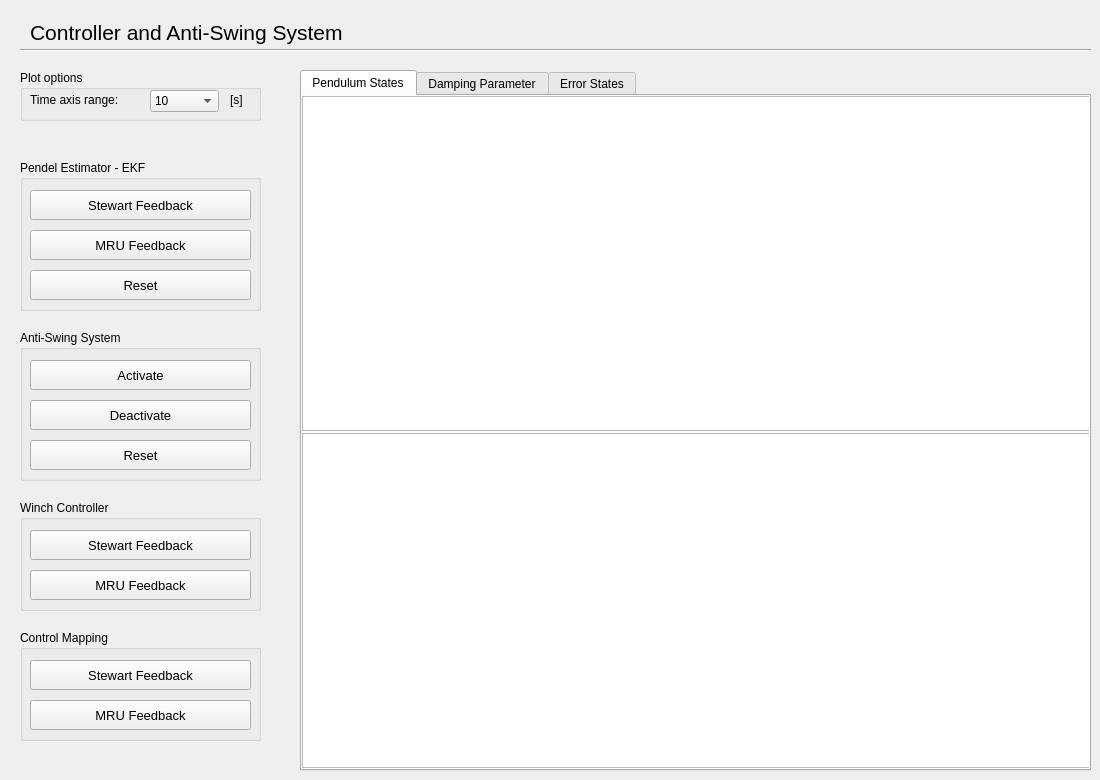
      <widget class="QWidget" name="tab_4">
       <attribute name="title">
        <string>Control Settings</string>
       </attribute>
       <widget class="QLabel" name="label_34">
        <property name="geometry">
         <rect>
          <x>30</x>
          <y>20</y>
          <width>581</width>
          <height>25</height>
         </rect>
        </property>
        <property name="font">
         <font>
          <pointsize>16</pointsize>
          <weight>50</weight>
          <bold>false</bold>
         </font>
        </property>
        <property name="text">
         <string>Controller and Anti-Swing System</string>
        </property>
       </widget>
       <widget class="Line" name="line_4">
        <property name="geometry">
         <rect>
          <x>20</x>
          <y>40</y>
          <width>1071</width>
          <height>21</height>
         </rect>
        </property>
        <property name="orientation">
         <enum>Qt::Horizontal</enum>
        </property>
       </widget>
       <widget class="QTabWidget" name="estimatedDampingPlot">
        <property name="geometry">
         <rect>
          <x>300</x>
          <y>70</y>
          <width>791</width>
          <height>701</height>
         </rect>
        </property>
        <property name="currentIndex">
         <number>0</number>
        </property>
        <property name="tabBarAutoHide">
         <bool>false</bool>
        </property>
        <widget class="QWidget" name="widget_3">
         <attribute name="title">
          <string>Pendulum States</string>
         </attribute>
         <widget class="GraphicsLayoutWidget" name="swingAnglesWidget">
          <property name="geometry">
           <rect>
            <x>0</x>
            <y>0</y>
            <width>791</width>
            <height>335</height>
           </rect>
          </property>
         </widget>
         <widget class="GraphicsLayoutWidget" name="swingVelocityWidget">
          <property name="geometry">
           <rect>
            <x>0</x>
            <y>337</y>
            <width>791</width>
            <height>335</height>
           </rect>
          </property>
         </widget>
        </widget>
        <widget class="QWidget" name="DampingParamter">
         <attribute name="title">
          <string>Damping Parameter</string>
         </attribute>
         <widget class="GraphicsLayoutWidget" name="dampingParamPlotWidget">
          <property name="geometry">
           <rect>
            <x>0</x>
            <y>0</y>
            <width>791</width>
            <height>671</height>
           </rect>
          </property>
         </widget>
        </widget>
        <widget class="QWidget" name="tab_10">
         <attribute name="title">
          <string>Error States</string>
         </attribute>
         <widget class="GraphicsLayoutWidget" name="errorStatePlotWidget">
          <property name="geometry">
           <rect>
            <x>0</x>
            <y>0</y>
            <width>791</width>
            <height>671</height>
           </rect>
          </property>
         </widget>
        </widget>
       </widget>
       <widget class="QGroupBox" name="groupBox_17">
        <property name="geometry">
         <rect>
          <x>20</x>
          <y>70</y>
          <width>241</width>
          <height>51</height>
         </rect>
        </property>
        <property name="title">
         <string>Plot options</string>
        </property>
        <widget class="QLabel" name="label_98">
         <property name="geometry">
          <rect>
           <x>10</x>
           <y>20</y>
           <width>101</width>
           <height>20</height>
          </rect>
         </property>
         <property name="text">
          <string>Time axis range:</string>
         </property>
         <property name="alignment">
          <set>Qt::AlignLeading|Qt::AlignLeft|Qt::AlignVCenter</set>
         </property>
        </widget>
        <widget class="QComboBox" name="antiSwayPlotRange">
         <property name="geometry">
          <rect>
           <x>130</x>
           <y>20</y>
           <width>69</width>
           <height>22</height>
          </rect>
         </property>
         <property name="currentText">
          <string>10</string>
         </property>
         <property name="currentIndex">
          <number>0</number>
         </property>
         <item>
          <property name="text">
           <string>10</string>
          </property>
         </item>
         <item>
          <property name="text">
           <string>20</string>
          </property>
         </item>
         <item>
          <property name="text">
           <string>30</string>
          </property>
         </item>
         <item>
          <property name="text">
           <string>40</string>
          </property>
         </item>
         <item>
          <property name="text">
           <string>50</string>
          </property>
         </item>
         <item>
          <property name="text">
           <string>60</string>
          </property>
         </item>
        </widget>
        <widget class="QLabel" name="label_99">
         <property name="geometry">
          <rect>
           <x>210</x>
           <y>20</y>
           <width>31</width>
           <height>20</height>
          </rect>
         </property>
         <property name="text">
          <string>[s]</string>
         </property>
         <property name="alignment">
          <set>Qt::AlignLeading|Qt::AlignLeft|Qt::AlignVCenter</set>
         </property>
        </widget>
       </widget>
       <widget class="QGroupBox" name="groupBox_18">
        <property name="geometry">
         <rect>
          <x>20</x>
          <y>330</y>
          <width>241</width>
          <height>151</height>
         </rect>
        </property>
        <property name="title">
         <string>Anti-Swing System</string>
        </property>
        <widget class="QPushButton" name="btnDeactivateAntiSway">
         <property name="geometry">
          <rect>
           <x>10</x>
           <y>70</y>
           <width>221</width>
           <height>30</height>
          </rect>
         </property>
         <property name="font">
          <font>
           <pointsize>10</pointsize>
          </font>
         </property>
         <property name="layoutDirection">
          <enum>Qt::LeftToRight</enum>
         </property>
         <property name="text">
          <string>Deactivate</string>
         </property>
         <property name="autoDefault">
          <bool>false</bool>
         </property>
        </widget>
        <widget class="QPushButton" name="btnActivateAntiSway">
         <property name="geometry">
          <rect>
           <x>10</x>
           <y>30</y>
           <width>221</width>
           <height>30</height>
          </rect>
         </property>
         <property name="font">
          <font>
           <pointsize>10</pointsize>
          </font>
         </property>
         <property name="layoutDirection">
          <enum>Qt::LeftToRight</enum>
         </property>
         <property name="text">
          <string>Activate</string>
         </property>
         <property name="autoDefault">
          <bool>false</bool>
         </property>
        </widget>
        <widget class="QPushButton" name="btnResetAntiSway">
         <property name="geometry">
          <rect>
           <x>10</x>
           <y>110</y>
           <width>221</width>
           <height>30</height>
          </rect>
         </property>
         <property name="font">
          <font>
           <pointsize>10</pointsize>
          </font>
         </property>
         <property name="layoutDirection">
          <enum>Qt::LeftToRight</enum>
         </property>
         <property name="text">
          <string>Reset</string>
         </property>
         <property name="autoDefault">
          <bool>false</bool>
         </property>
        </widget>
       </widget>
       <widget class="QGroupBox" name="groupBox_24">
        <property name="geometry">
         <rect>
          <x>20</x>
          <y>160</y>
          <width>241</width>
          <height>151</height>
         </rect>
        </property>
        <property name="title">
         <string>Pendel Estimator - EKF</string>
        </property>
        <widget class="QPushButton" name="btnEnableMruEKF">
         <property name="geometry">
          <rect>
           <x>10</x>
           <y>70</y>
           <width>221</width>
           <height>30</height>
          </rect>
         </property>
         <property name="font">
          <font>
           <pointsize>10</pointsize>
          </font>
         </property>
         <property name="layoutDirection">
          <enum>Qt::LeftToRight</enum>
         </property>
         <property name="text">
          <string>MRU Feedback</string>
         </property>
         <property name="autoDefault">
          <bool>false</bool>
         </property>
        </widget>
        <widget class="QPushButton" name="btnDisableMruEKF">
         <property name="geometry">
          <rect>
           <x>10</x>
           <y>30</y>
           <width>221</width>
           <height>30</height>
          </rect>
         </property>
         <property name="font">
          <font>
           <pointsize>10</pointsize>
          </font>
         </property>
         <property name="layoutDirection">
          <enum>Qt::LeftToRight</enum>
         </property>
         <property name="text">
          <string>Stewart Feedback</string>
         </property>
         <property name="autoDefault">
          <bool>false</bool>
         </property>
        </widget>
        <widget class="QPushButton" name="btnResetEKF">
         <property name="geometry">
          <rect>
           <x>10</x>
           <y>110</y>
           <width>221</width>
           <height>30</height>
          </rect>
         </property>
         <property name="font">
          <font>
           <pointsize>10</pointsize>
          </font>
         </property>
         <property name="layoutDirection">
          <enum>Qt::LeftToRight</enum>
         </property>
         <property name="text">
          <string>Reset</string>
         </property>
         <property name="autoDefault">
          <bool>false</bool>
         </property>
        </widget>
       </widget>
       <widget class="QGroupBox" name="groupBox_19">
        <property name="geometry">
         <rect>
          <x>20</x>
          <y>630</y>
          <width>241</width>
          <height>111</height>
         </rect>
        </property>
        <property name="title">
         <string>Control Mapping</string>
        </property>
        <widget class="QPushButton" name="btnEnableMruCM">
         <property name="geometry">
          <rect>
           <x>10</x>
           <y>70</y>
           <width>221</width>
           <height>30</height>
          </rect>
         </property>
         <property name="font">
          <font>
           <pointsize>10</pointsize>
          </font>
         </property>
         <property name="layoutDirection">
          <enum>Qt::LeftToRight</enum>
         </property>
         <property name="text">
          <string>MRU Feedback</string>
         </property>
         <property name="autoDefault">
          <bool>false</bool>
         </property>
        </widget>
        <widget class="QPushButton" name="btnDisableMruCM">
         <property name="geometry">
          <rect>
           <x>10</x>
           <y>30</y>
           <width>221</width>
           <height>30</height>
          </rect>
         </property>
         <property name="font">
          <font>
           <pointsize>10</pointsize>
          </font>
         </property>
         <property name="layoutDirection">
          <enum>Qt::LeftToRight</enum>
         </property>
         <property name="text">
          <string>Stewart Feedback</string>
         </property>
         <property name="autoDefault">
          <bool>false</bool>
         </property>
        </widget>
       </widget>
       <widget class="QGroupBox" name="groupBox_25">
        <property name="geometry">
         <rect>
          <x>20</x>
          <y>500</y>
          <width>241</width>
          <height>111</height>
         </rect>
        </property>
        <property name="title">
         <string>Winch Controller</string>
        </property>
        <widget class="QPushButton" name="btnEnableMruWinch">
         <property name="geometry">
          <rect>
           <x>10</x>
           <y>70</y>
           <width>221</width>
           <height>30</height>
          </rect>
         </property>
         <property name="font">
          <font>
           <pointsize>10</pointsize>
          </font>
         </property>
         <property name="layoutDirection">
          <enum>Qt::LeftToRight</enum>
         </property>
         <property name="text">
          <string>MRU Feedback</string>
         </property>
         <property name="autoDefault">
          <bool>false</bool>
         </property>
        </widget>
        <widget class="QPushButton" name="btnDisableMruWinch">
         <property name="geometry">
          <rect>
           <x>10</x>
           <y>30</y>
           <width>221</width>
           <height>30</height>
          </rect>
         </property>
         <property name="font">
          <font>
           <pointsize>10</pointsize>
          </font>
         </property>
         <property name="layoutDirection">
          <enum>Qt::LeftToRight</enum>
         </property>
         <property name="text">
          <string>Stewart Feedback</string>
         </property>
         <property name="autoDefault">
          <bool>false</bool>
         </property>
        </widget>
       </widget>
      </widget>
